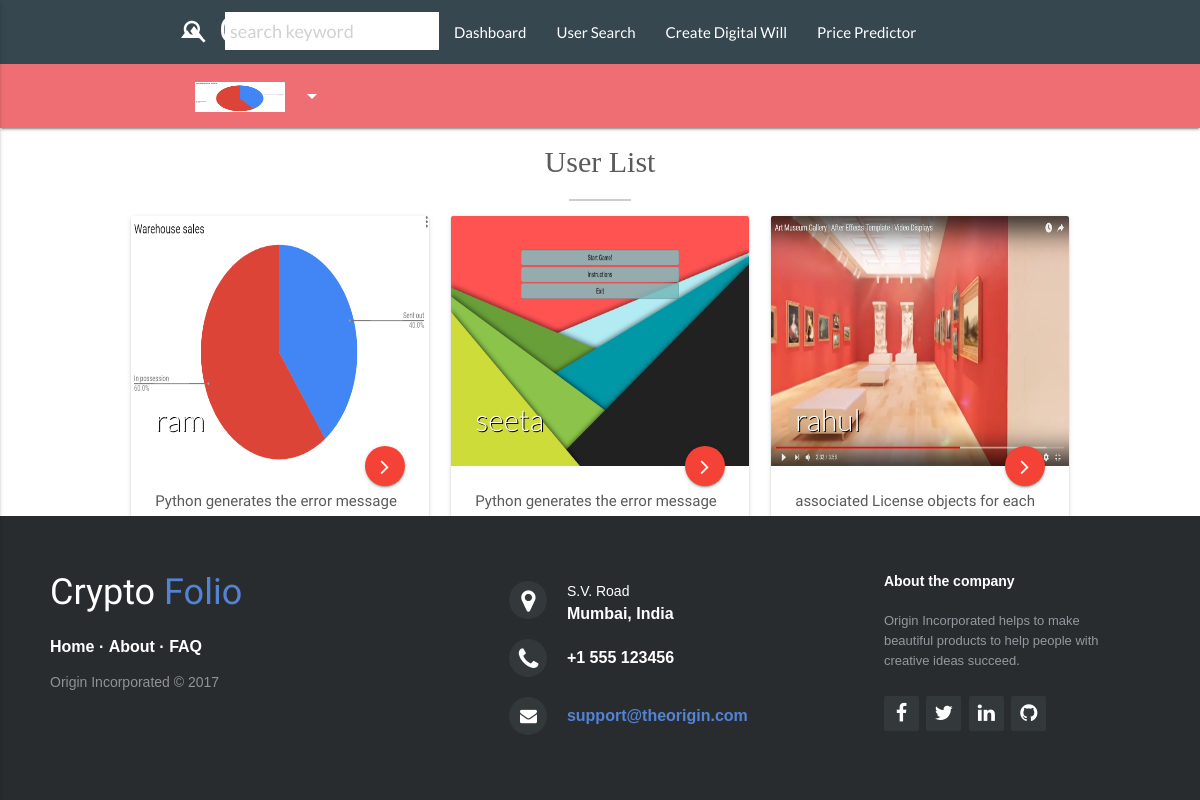
Screenshot of /friends/ (signed in) with the database file from the repository.
### authen/models.py (models this page shows, shortened)
class Profile(models.Model):
    user = models.OneToOneField(User, on_delete=models.CASCADE)
    description1 = models.IntegerField(default=0, blank=True, null=True)
    description2 = models.IntegerField(default=0, blank=True, null=True)
    description3 = models.IntegerField(default=0, blank=True, null=True)
    cryptoname = models.CharField(max_length=500, blank=True, null=True)
    email = models.EmailField(unique=True)
    bio = models.CharField(max_length=500, blank=True, null=True)
    profile_pic = models.ImageField(
        default='media/mainpage4.jpg', blank=True, null=True)
    confirmhash = models.CharField(max_length=100, blank=True, null=True)

### TMS/views.py (the view)
# urls.py: url(r'^friends/(?P<p>[\w]+)', views.friendprofile),
def friends(request):
     if request.user.is_authenticated:
        pro = Profile.objects.all()
        pr = Profile.objects.get(user=request.user)
        return render(request, 'friends.html', {'profile': pr, 'list':pro})

### templates/friends.html (shortened to what this page needs)
{% extends 'navbar.html' %} {% load static %} {% block content %}
<link rel="stylesheet" href="http://maxcdn.bootstrapcdn.com/font-awesome/4.2.0/css/font-awesome.min.css">
<link rel="stylesheet" href="{% static 'authen/css/style.css' %}">
<link rel="stylesheet" href="{% static 'authen/css/footer-distributed-with-address-and-phones.css' %}">
<h4 style="font-family: 'Playfair Display', serif;  text-transform: capitalize; font-size: 2em;" class="center-align" id="Public-Profile-Header">User list</h4><hr style="width:5%; border: 1px solid #ccc;"/>
<div class="row" style="width:80%">
    {% for p in list %}
    <div class="col s12  col m6 col l4  gallery_image ">
        <div class="card">
            <div class="card-image">
                {% if p.profile_pic %}
                <img width="400" height="250" src="{{p.profile_pic.url}}">
                {% else %}
                <img width="400" height="250" src="">
                {% endif %}
                <span class="card-title" style="text-shadow: 1px 1px #000; font-size: 2em">{{p.user.username}}</span>
                <a href="/friends/{{p.user.username}}/" class="btn-floating halfway-fab waves-effect waves-light red">
                    <i class="fa fa-angle-right" aria-hidden="true"></i>
                </a>
            </div>
            <div class="card-content">
                <p id="details" style="font-family: 'Manuale', serif; ">{{p.bio|slice:"0:150"}}...</p>
            </div>
            <div class="card-action">
                <div style="font-family: 'Manuale', serif; text-align:justify;color: #1a237e""> {{p.email}}</div>
            </div>
        </div>
    </div>
    {% endfor %}
</div>
{% endblock content %}

### templates/navbar.html (shortened to what this page needs)
<!DOCTYPE html>
<html lang="en">
{% load static %}
<head>
    <link rel="stylesheet" href="{% static 'src/public/css/libs/sweetalert.css' %}">
    <link rel="stylesheet" href="{% static 'src/public/css/app.css' %}">
    <link rel="stylesheet" href="{% static 'src/public/css/navigation.css' %}">
    <link rel="stylesheet" href="{% static 'src/public/css/libs/typeahead.css' %}">
    <link rel="stylesheet" href="{% static 'src/public/css/lity.css' %}">
    <link rel="stylesheet" href="http://maxcdn.bootstrapcdn.com/font-awesome/4.2.0/css/font-awesome.min.css">
    <link rel="stylesheet" href="https://cdnjs.cloudflare.com/ajax/libs/animate.css/3.5.2/animate.min.css">
    <link type="text/css" rel="stylesheet" href="{% static 'authen/css/materialize.min.css' %}" media="screen,projection" />
    <link rel="stylesheet" href="{% static 'authen/css/font-awesome.min.css' %}">
    <link rel="stylesheet" href="{% static 'explore/css/footer-distributed-with-address-and-phones.css' %}">
    <link rel="stylesheet" href="http://maxcdn.bootstrapcdn.com/font-awesome/4.2.0/css/font-awesome.min.css">
</head>
<body>
    <nav class="nav-extended">
        <div class="nav-wrapper blue-grey darken-3">
            <div class="container">
                <a href="/home/" class="brand-logo"><i class="large material-icons">landscape</i><span id="logo1">Crypto</span><span id="logo2">Folio</span></a>
                <ul class="right hide-on-med-and-down">
                     {% if profile  %}
                      <li>
                   <div class="searcher" style="margin-bottom: -12px;">
                      <div class="col s12 " >
                        <div class="" id="topbarsearch">
                          <div class="input-field col s6 s12 black-text" >
                            <i class="white-text material-icons prefix">search</i>
                            <input type="text" placeholder="search keyword" id="autocomplete-input" class="autocomplete black-text" style="background-color: white;padding-left: 5px;" >
                            </div>
                          </div>
                        </div>
                      </div>
                  </li>
                     <li><a href="/dashboard/home/">Dashboard</a></li>
                      <li><a href="/friends/">User Search</a></li>
                      {% endif %}
                     <li>
            <a href="/dashboard/will/">Create Digital Will</a>
        </li>
                    <li><a href="/dashboard/predict/">Price Predictor</a></li>
                    {% if profile  %}
                        {% if profile.profile_pic %}
                        <li id="profilepic"><a class="dropdown-button" href="#!" data-activates="dropdown1" data-beloworigin="true"><img style = " height : 30px; width: 90px; margin-bottom: -10px;" src="{{ profile.profile_pic.url }}"><i class="material-icons right">arrow_drop_down</i></a></li>
                        {% endif %}
                    {% else %}
                        <li><a href="/authen/login/">Log In</a></li>
                        <li><a href="/authen/register/">Sign Up</a></li>
                    {% endif %}
                </ul>
        <a href="#" data-activates="slide-out" class="button-collapse"><i class="material-icons">menu</i></a>      </div>
        </div>
    </nav>
    {% block content %} {% endblock content %}
    <footer class="footer-distributed">
        <div class="footer-left">
            <h3>Crypto
                <span>Folio</span>
            </h3>
            <p class="footer-links">
                <a href="/home/">Home</a> ·
                <a href="/about/">About</a> ·
                <a href="/faq/">FAQ</a>
            </p>
            <p class="footer-company-name">Origin Incorporated &copy; 2017</p>
        </div>
        <div class="footer-center">
            <div>
                <i class="fa fa-map-marker"></i>
                <p>
                    <span>S.V. Road</span> Mumbai, India</p>
            </div>
            <div>
                <i class="fa fa-phone"></i>
                <p>+1 555 123456</p>
            </div>
            <div>
                <i class="fa fa-envelope"></i>
                <p>
                    <a href="mailto:support@company.com">support@theorigin.com</a>
                </p>
            </div>
        </div>
        <div class="footer-right">
            <p class="footer-company-about">
                <span>About the company</span> Origin Incorporated helps to make beautiful products to help people with creative
                ideas succeed.
            </p>
            <div class="footer-icons">
                <a href="#">
                    <i class="fa fa-facebook"></i>
                </a>
                <a href="#">
                    <i class="fa fa-twitter"></i>
                </a>
                <a href="#">
                    <i class="fa fa-linkedin"></i>
                </a>
                <a href="#">
                    <i class="fa fa-github"></i>
                </a>
            </div>
        </div>
    </footer>
</body>
</html>

### explore/static/src/public/css/app.css (style rules this page uses)
body, html { font-family: 'Lato', sans-serif; text-rendering: optimizeLegibility !important; -webkit-font-smoothing: antialiased !important; color: #5a5a5a; }
a { text-decoration: none; color: #ccc; }
ul, ol { padding: 0; webkit-padding: 0; moz-padding: 0; }
img { max-width: 100%; }
.gallery_image { margin-bottom: 1em; }
input[type=text] { padding: 8px; }
#Public-Profile-Header { text-transform: uppercase; }

### explore/static/src/public/css/libs/typeahead.css (style rules this page uses)
button,input,optgroup,select,textarea { color:inherit;font:inherit;margin:0 }
input { line-height:normal }

### explore/static/explore/css/footer-distributed-with-address-and-phones.css (style rules this page uses)
.footer-distributed { background-color: #292c2f; box-shadow: 0 1px 1px 0 rgba(0, 0, 0, 0.12); box-sizing: border-box; width: 100%; text-align: left; font: bold 16px sans-serif; padding: 55px 50px; margin-top: 80px; }
.footer-distributed .footer-left, .footer-distributed .footer-center, .footer-distributed .footer-right { display: inline-block; vertical-align: top; }
.footer-distributed .footer-left { width: 40%; }
.footer-distributed h3 { color: #ffffff; font: normal 36px 'Cookie', cursive; margin: 0; }
.footer-distributed h3 span { color: #5383d3; }
.footer-distributed .footer-links { color: #ffffff; margin: 20px 0 12px; padding: 0; }
.footer-distributed .footer-links a { display:inline-block; line-height: 1.8; text-decoration: none; color: inherit; }
.footer-distributed .footer-company-name { color: #8f9296; font-size: 14px; font-weight: normal; margin: 0; }
.footer-distributed .footer-center { width: 35%; }
.footer-distributed .footer-center i { background-color: #33383b; color: #ffffff; font-size: 25px; width: 38px; height: 38px; border-radius: 50%; text-align: center; line-height: 42px; margin: 10px 15px; vertical-align: middle; }
.footer-distributed .footer-center i.fa-envelope { font-size: 17px; line-height: 38px; }
.footer-distributed .footer-center p { display: inline-block; color: #ffffff; vertical-align: middle; margin:0; }
.footer-distributed .footer-center p span { display:block; font-weight: normal; font-size:14px; line-height:2; }
.footer-distributed .footer-center p a { color: #5383d3; text-decoration: none;; }
.footer-distributed .footer-right { width: 20%; }
.footer-distributed .footer-company-about { line-height: 20px; color: #92999f; font-size: 13px; font-weight: normal; margin: 0; }
.footer-distributed .footer-company-about span { display: block; color: #ffffff; font-size: 14px; font-weight: bold; margin-bottom: 20px; }
.footer-distributed .footer-icons { margin-top: 25px; }
.footer-distributed .footer-icons a { display: inline-block; width: 35px; height: 35px; cursor: pointer; background-color: #33383b; border-radius: 2px; font-size: 20px; color: #ffffff; text-align: center; line-height: 35px; margin-right: 3px; margin-bottom: 5px; }

### authen/static/authen/css/style.css (style rules this page uses)
body { display: flex; flex-direction: column; }
#logo1 { color: #ffffff; font: normal 35px 'Cookie', cursive; }
#logo2 { color: #5383d3; font:normal 35px 'Cookie', cursive; }
.brand-logo { font-size: 1.7em !important; }
.footer-distributed { margin: 0 !important; }

### templates/friends.html (style rules this page uses)
.footer-distributed { position:fixed; bottom:0; }

### templates/navbar.html (style rules this page uses)
body { display: flex; min-height: 100vh; flex-direction: column; }

### rows the page displays
Profile: profile_pic (picture), user.username "ram", bio "Python generates the error message…"
Profile: profile_pic (picture), user.username "seeta", bio "Python generates the error message…"
Profile: profile_pic (picture), user.username "rahul", bio "associated License objects for each…"
